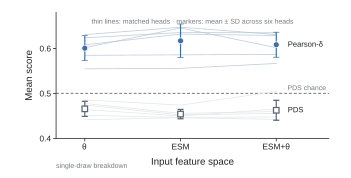

Generate this figure with Python:
"""Fig. 4e — feature-space changes preserve the direction–ranking gap."""
from __future__ import annotations

import numpy as np

import fig4_common as S

# Static QA contract: Arial/Helvetica sans-serif; svg.fonttype="none";
# pdf.fonttype=42; exports .svg, .pdf, .png and .tiff at dpi=600.
# Final assembled figure target: width_mm = 183.
W_MM, H_MM = 89.0, 45.0


def main() -> None:
    S.apply_style()
    df = S.breakdown()
    inhouse = df[df["method"].map(S.is_inhouse)].copy()
    per_method = (
        inhouse.groupby("method")[["PDS_cos", "pearson_delta"]].mean().reset_index()
    )
    per_method["feature"] = per_method["method"].map(S.feature_space)
    per_method["head"] = per_method["method"].map(S.head_name)
    direction = per_method.pivot(index="head", columns="feature", values="pearson_delta")
    pds = per_method.pivot(index="head", columns="feature", values="PDS_cos")
    direction = direction.loc[S.HEADS, S.FEATURE_ORDER]
    pds = pds.loc[S.HEADS, S.FEATURE_ORDER]

    x = np.arange(3, dtype=float)
    fig = S.figure(W_MM, H_MM)
    ax = fig.add_axes([0.16, 0.22, 0.78, 0.71])
    ax.axhline(0.50, color=S.GREY, lw=0.7, ls=(0, (3, 2)), zorder=1)

    for head in S.HEADS:
        ax.plot(
            x,
            direction.loc[head].to_numpy(float),
            color="#B7C8D7",
            lw=0.55,
            alpha=0.9,
            zorder=2,
        )
        ax.plot(
            x,
            pds.loc[head].to_numpy(float),
            color=S.LIGHT_GREY,
            lw=0.55,
            zorder=2,
        )

    direction_mean = direction.mean(axis=0).to_numpy(float)
    direction_sd = direction.std(axis=0, ddof=1).to_numpy(float)
    pds_mean = pds.mean(axis=0).to_numpy(float)
    pds_sd = pds.std(axis=0, ddof=1).to_numpy(float)
    ax.errorbar(
        x,
        direction_mean,
        yerr=direction_sd,
        fmt="o",
        ms=4.3,
        mfc=S.DIRECTION_BLUE,
        mec="white",
        mew=0.5,
        ecolor=S.DIRECTION_BLUE,
        elinewidth=0.85,
        capsize=2.2,
        zorder=5,
    )
    ax.errorbar(
        x,
        pds_mean,
        yerr=pds_sd,
        fmt="s",
        ms=4.0,
        mfc="white",
        mec=S.SLATE,
        mew=0.9,
        ecolor=S.SLATE,
        elinewidth=0.85,
        capsize=2.2,
        zorder=5,
    )

    ax.text(
        2.12,
        direction_mean[-1],
        r"Pearson-$\delta$",
        ha="left",
        va="center",
        fontsize=5.5,
        color=S.INK,
    )
    ax.text(
        2.12,
        pds_mean[-1],
        "PDS",
        ha="left",
        va="center",
        fontsize=5.5,
        color=S.INK,
    )
    ax.text(
        2.52,
        0.504,
        "PDS chance",
        ha="right",
        va="bottom",
        fontsize=5.0,
        color=S.GREY,
    )

    ax.set_xlim(-0.30, 2.55)
    ax.set_ylim(0.40, 0.68)
    ax.set_yticks([0.40, 0.50, 0.60])
    ax.set_xticks(x)
    ax.set_xticklabels([S.FEATURE_LABELS[value] for value in S.FEATURE_ORDER])
    ax.set_xlabel("Input feature space")
    ax.set_ylabel("Mean score")
    ax.tick_params(axis="both", pad=1.4)
    S.despine(ax)
    fig.text(
        0.55,
        0.895,
        "thin lines: matched heads · markers: mean ± SD across six heads",
        ha="center",
        va="top",
        fontsize=5.0,
        color=S.GREY,
    )
    fig.text(
        0.16,
        0.045,
        "single-draw breakdown",
        ha="left",
        va="bottom",
        fontsize=5.0,
        color=S.GREY,
    )
    S.save(fig, "fig4e_feature_spaces")


if __name__ == "__main__":
    main()
